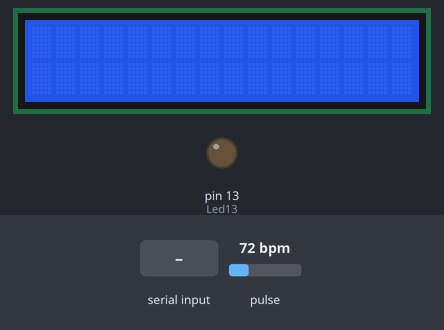
Recording of a sketch running on a simulated Arduino Uno, built with avr-gcc and run on an emulated ATmega328P. Shown: 16×2 character LCD, output pins drawn as LEDs (lit = HIGH). Dashed ring = blinking. Inputs (shaded band) come from the test bench; at power-on: pulse 72 bpm. What the sketch prints to the serial monitor is not drawn.

Above: at 1.2 s.
1.3 s: "batimentos\n" received over Serial
At 2.0 s:
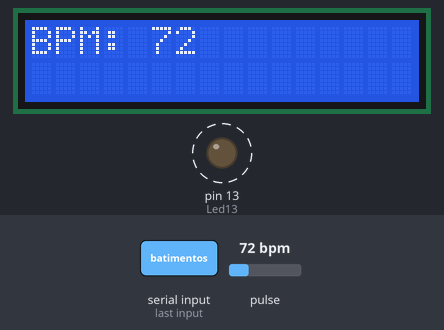
4.3 s: "temperatura\n" received over Serial
At 5.0 s:
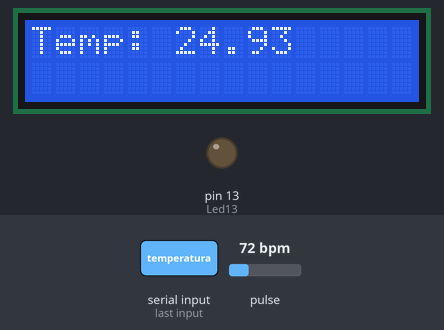
5.8 s: "1\n" received over Serial
At 8.6 s:
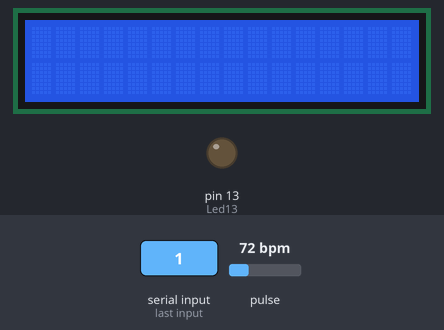
Timing chart, 0 to 10.1 s (numbered marks = the images above; inputs shaded):
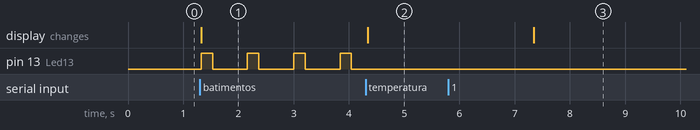

Measured:
- after the input at 1.3 s, pin 13 (Led13): alternates HIGH for 0.21 s and LOW for 0.63 s, starting at once; the display: changes at once (image 1)
- after the input at 4.3 s, pin 13 (Led13): stops changing and stays LOW; the display: changes at once (image 2)
- after the input at 5.8 s, the display: changes after 1.5 s (image 3)

The sketch:

Sensor_de_Saude.ino
```cpp
#define USE_ARDUINO_INTERRUPTS true

#include <PulseSensorPlayground.h>
#include <LiquidCrystal.h>

LiquidCrystal lcd(12, 11, 5, 4, 3, 2);


PulseSensorPlayground pulseSensor;
const int Pulse = 0;    //leitor BPM
const int Led13 = 13;   //led
const int Temp = 5;     //leitor de Temperatura
int Hold = 550;
int vetorTemp[10];
int posicao = 0;
int tamanho = 10;

String opcao = "";


void setup() {
  Serial.begin(9600);

  lcd.begin(16, 2);

  pulseSensor.analogInput(Pulse);
  pulseSensor.blinkOnPulse(Led13);
  pulseSensor.setThreshold(Hold);

  pinMode(Led13,OUTPUT);
  Serial.println("oque voce deseja medir: \n batimentos ou temperatura ");

  pulseSensor.begin();


}

String leStringSerial(){
  String conteudo = "";
  char caractere;

  while(Serial.available() > 0) {
    caractere = Serial.read();
    if (caractere != '\n'){
      conteudo.concat(caractere);
      lcd.clear();
      opcao = conteudo;
    }

  }

  //Serial.print("Recebi: ");
  //Serial.println(conteudo);

  //lcd.print(conteudo);
  return conteudo;
}

void batimentosCardiacos(){
 int myBPM = pulseSensor.getBeatsPerMinute();

  if (pulseSensor.sawStartOfBeat()) {

   Serial.print("BPM: ");
   Serial.println(myBPM);

   lcd.clear();
   lcd.setCursor(0,0);
   lcd.print("BPM: ");
   lcd.print(myBPM);
  }
  delay(20);
}

float Ler_Temperatura(){
  float temperatura = (float((analogRead(Temp) *5) / 1023.0)/0.01);
  Serial.print("Temperatura: ");
  Serial.println(temperatura);

  lcd.clear();
  lcd.setCursor(0,0);
  lcd.print("Temp: ");

  lcd.print(temperatura);
  delay(3000);
}

void loop() {


  leStringSerial();
  if(opcao == "batimentos"){
      batimentosCardiacos();
  }

  if(opcao == "temperatura"){
      Ler_Temperatura();
  }


}
```
